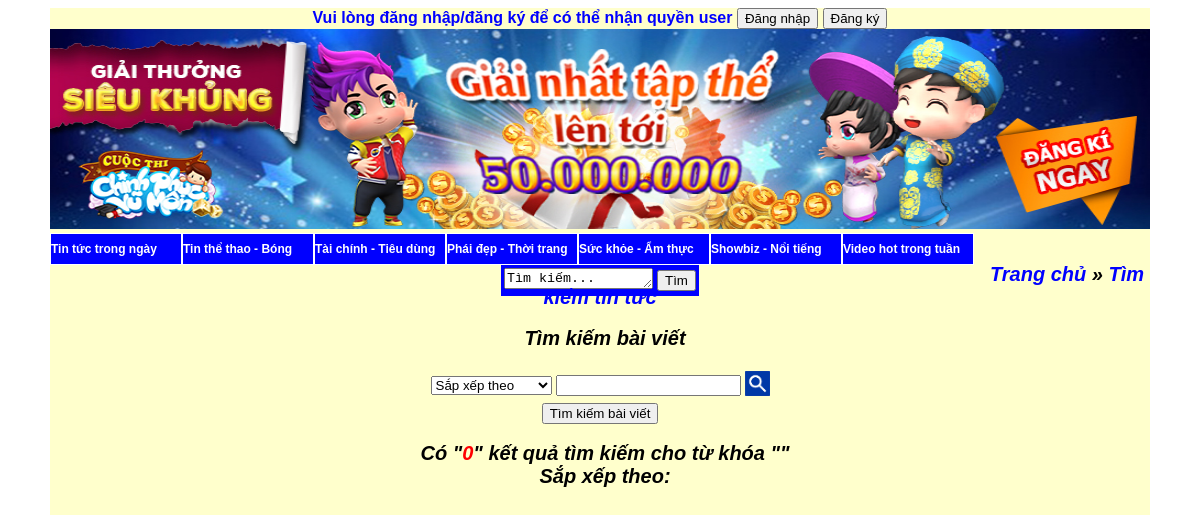
Page /timkiem.php on the committed database.
### tables this page shows
CREATE TABLE `topic` (
  `id` int(20) NOT NULL,
  `topic` varchar(500) NOT NULL
);

### timkiem.php (the view, shortened to what this page needs)
<?php
	require_once("ham.php");
	$tukhoa = $_SESSION['timkiem'];
	$tt = "Tin tức - sự kiện";
	$q = mysqli_query($con, "select * from timkiem where tenbaiviet like '%$tukhoa%' or noidung like '%$tukhoa%'");
	if($tukhoa == "")
	{
		$dem = 0;
	}
	else
	{
		$dem = mysqli_num_rows($q);
	}
?>
<!doctype html>
<html>
<head>
<link rel="stylesheet" type="text/css" href="dd.css">
</head>
<body>
<form method="post" enctype="multipart/form-data">
<div style="width:1100px; height:1500px; background:#ffc; margin:auto" align="center">
<font style="color:#00F; font-weight:bold; font-size:16px; font-family:Tahoma, Geneva, sans-serif"><?php
    if($_SESSION['tk'])
	{
		echo "Xin chào, " ?><font style="color:#F00; font-weight:bold; font-size:16px; font-family:Tahoma, Geneva, sans-serif"><?php echo $_SESSION['tk']. " "; ?></font>
     <font style="font-weight:bold; font-size:16px; font-family:Tahoma, Geneva, sans-serif; color:#60F">[</font><a href="dangxuat.php" style="color:#00F; text-decoration:none">Đăng xuất</a></font>
     <font style="font-weight:bold; font-size:16px; font-family:Tahoma, Geneva, sans-serif; color:#60F">]</font>
     <?php
	}
	 else
	{ ?>
    Vui lòng đăng nhập/đăng ký để có thể nhận quyền user
    <input type="submit" name="dn" value="Đăng nhập">
	<input type="submit" name="dk" value="Đăng ký"> <?php } ?></font>
<img src="img/banner3.jpg" width="1100px" height="200px"><br>
<div class="menu">
<div class="giua1">
<ul>
<?php
	 $m = mysqli_query($con, "select * from topic where topic != '$tt'");
	 while($n = mysqli_fetch_array($m))
	 { ?>
     <li><a href="dongy.php?id=<?php echo $n['id']; ?>"><?php echo $n['topic']; ?></a></li>
     <?php } ?>
     <li style="background:#00F"><table style="background:#00F"><tr><td><textarea rows="1" cols="16" name="search1">Tìm kiếm...</textarea></td><td><input type="submit" name="search2" value="Tìm"></td></tr></table></li>
</ul>
</div>
</div>
<font style="font-family:Tahoma, Geneva, sans-serif; font-style:italic; font-size:20px; padding-left:10px; font-weight:bold"><a href="home.php" style="color:#00F; text-decoration:none">Trang chủ</a> »  <a href="#" style="color:#00F; text-decoration:none">Tìm kiếm tin tức</a></font><br><br>
<font style="font-family:Tahoma, Geneva, sans-serif; font-style:italic; font-size:20px; padding-left:10px; font-weight:bold">Tìm kiếm bài viết</font><br><br>
<table>
<tr>
<td><select name="sapxep">
    	<option value="<?php $_SESSION['sort']; ?>"<?php if($_SESSION['sort'] == "ngaytao") echo "selected"; ?>>Sắp xếp theo</option>
    </select></td>
<td><input type="text" name="txttimkiem" value="<?php echo $_SESSION['timkiem']; ?>"></td>
<td><img src="img/search.png" width="25px" height="25px"></td>
</tr>
</table>
<input type="submit" name="ok" value="Tìm kiếm bài viết"></font><br><br>
<font style="font-family:Tahoma, Geneva, sans-serif; font-style:italic; font-size:20px; padding-left:10px; font-weight:bold">Có "<font color="#FF0000"><?php echo $dem; ?></font>" kết quả tìm kiếm cho từ khóa "<font color="#FF0000"><?php echo $_SESSION['timkiem']; ?></font>"</font><br><font style="font-family:Tahoma, Geneva, sans-serif; font-style:italic; font-size:20px; padding-left:10px; font-weight:bold">Sắp xếp theo: </font><br>
</div>
</form>
</body>
</html>

### dd.css (style rules this page uses)
.menu { width:1100px; height:30px; margin:auto; }
.giua1 { display:block; }
.giua1 ul { list-style-type:none; padding: 0px; margin: 0px }
.giua1 li { display:inline }
.giua1 a { display: inline; text-decoration:none; width:130px; height:30px; background:#00F; float: left; line-height:30px; text-align:left; color: #FFF; font-size:12px; font-weight:900; border:#FFF 1px solid; font-family:Tahoma, Geneva, sans-serif; margin:auto; }

### rows in the picture
topic: topic "Tin tức trong ngày"
topic: topic "Tin thể thao - Bóng"
topic: topic "Tài chính - Tiêu dùng"
topic: topic "Phái đẹp - Thời trang"
topic: topic "Sức khỏe - Ẩm thực"
topic: topic "Showbiz - Nổi tiếng"
topic: topic "Video hot trong tuần"

### other values in the picture
$dem "0"
